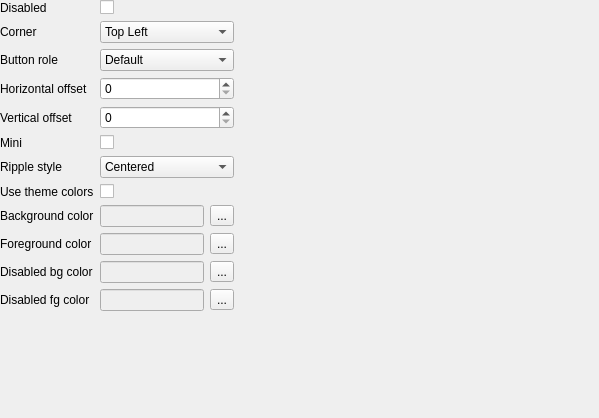
<?xml version="1.0" encoding="UTF-8"?>
<ui version="4.0">
    <class>FloatingActionButtonSettingsForm</class>
    <widget class="QWidget" name="FloatingActionButtonSettingsForm">
        <property name="geometry">
            <rect>
                <x>0</x>
                <y>0</y>
                <width>599</width>
                <height>418</height>
            </rect>
        </property>
        <property name="windowTitle">
            <string>Form</string>
        </property>
        <widget class="QWidget" name="formLayoutWidget">
            <property name="geometry">
                <rect>
                    <x>0</x>
                    <y>0</y>
                    <width>234</width>
                    <height>391</height>
                </rect>
            </property>
            <layout class="QFormLayout" name="formLayout">
                <property name="formAlignment">
                    <set>Qt::AlignLeading|Qt::AlignLeft|Qt::AlignTop</set>
                </property>
                <item row="0" column="0">
                    <widget class="QLabel" name="disabledLabel">
                        <property name="text">
                            <string>Disabled</string>
                        </property>
                    </widget>
                </item>
                <item row="0" column="1">
                    <widget class="QCheckBox" name="disabledCheckBox"/>
                </item>
                <item row="1" column="0">
                    <widget class="QLabel" name="cornerLabel">
                        <property name="text">
                            <string>Corner</string>
                        </property>
                    </widget>
                </item>
                <item row="1" column="1">
                    <widget class="QComboBox" name="cornerComboBox">
                        <item>
                            <property name="text">
                                <string>Top Left</string>
                            </property>
                        </item>
                        <item>
                            <property name="text">
                                <string>Top Right</string>
                            </property>
                        </item>
                        <item>
                            <property name="text">
                                <string>Bottom Left</string>
                            </property>
                        </item>
                        <item>
                            <property name="text">
                                <string>Bottom Right</string>
                            </property>
                        </item>
                    </widget>
                </item>
                <item row="2" column="0">
                    <widget class="QLabel" name="buttonRoleLabel">
                        <property name="text">
                            <string>Button role</string>
                        </property>
                    </widget>
                </item>
                <item row="2" column="1">
                    <widget class="QComboBox" name="buttonRoleComboBox">
                        <item>
                            <property name="text">
                                <string>Default</string>
                            </property>
                        </item>
                        <item>
                            <property name="text">
                                <string>Primary</string>
                            </property>
                        </item>
                        <item>
                            <property name="text">
                                <string>Secondary</string>
                            </property>
                        </item>
                    </widget>
                </item>
                <item row="3" column="0">
                    <widget class="QLabel" name="horizontalOffsetLabel">
                        <property name="text">
                            <string>Horizontal offset</string>
                        </property>
                    </widget>
                </item>
                <item row="3" column="1">
                    <widget class="QSpinBox" name="horizontalOffsetSpinBox"/>
                </item>
                <item row="4" column="0">
                    <widget class="QLabel" name="verticalOffsetLabel">
                        <property name="text">
                            <string>Vertical offset</string>
                        </property>
                    </widget>
                </item>
                <item row="4" column="1">
                    <widget class="QSpinBox" name="verticalOffsetSpinBox"/>
                </item>
                <item row="5" column="0">
                    <widget class="QLabel" name="miniLabel">
                        <property name="text">
                            <string>Mini</string>
                        </property>
                    </widget>
                </item>
                <item row="5" column="1">
                    <widget class="QCheckBox" name="miniCheckBox"/>
                </item>
                <item row="6" column="0">
                    <widget class="QLabel" name="rippleStyleLabel">
                        <property name="text">
                            <string>Ripple style</string>
                        </property>
                    </widget>
                </item>
                <item row="6" column="1">
                    <widget class="QComboBox" name="rippleStyleComboBox">
                        <item>
                            <property name="text">
                                <string>Centered</string>
                            </property>
                        </item>
                        <item>
                            <property name="text">
                                <string>Positioned</string>
                            </property>
                        </item>
                        <item>
                            <property name="text">
                                <string>No Ripple</string>
                            </property>
                        </item>
                    </widget>
                </item>
                <item row="7" column="0">
                    <widget class="QLabel" name="useThemeColorsLabel">
                        <property name="text">
                            <string>Use theme colors</string>
                        </property>
                    </widget>
                </item>
                <item row="7" column="1">
                    <widget class="QCheckBox" name="useThemeColorsCheckBox"/>
                </item>
                <item row="8" column="0">
                    <widget class="QLabel" name="backgroundColorLabel">
                        <property name="text">
                            <string>Background color</string>
                        </property>
                    </widget>
                </item>
                <item row="8" column="1">
                    <layout class="QHBoxLayout" name="horizontalLayout">
                        <item>
                            <widget class="QLineEdit" name="backgroundColorLineEdit">
                                <property name="enabled">
                                    <bool>false</bool>
                                </property>
                            </widget>
                        </item>
                        <item>
                            <widget class="QToolButton" name="backgroundColorToolButton">
                                <property name="text">
                                    <string>...</string>
                                </property>
                            </widget>
                        </item>
                    </layout>
                </item>
                <item row="9" column="0">
                    <widget class="QLabel" name="foregroundColorLabel">
                        <property name="text">
                            <string>Foreground color</string>
                        </property>
                    </widget>
                </item>
                <item row="10" column="0">
                    <widget class="QLabel" name="disabledBgColorLabel">
                        <property name="text">
                            <string>Disabled bg color</string>
                        </property>
                    </widget>
                </item>
                <item row="11" column="0">
                    <widget class="QLabel" name="disabledFgColorLabel">
                        <property name="text">
                            <string>Disabled fg color</string>
                        </property>
                    </widget>
                </item>
                <item row="9" column="1">
                    <layout class="QHBoxLayout" name="horizontalLayout_2">
                        <item>
                            <widget class="QLineEdit" name="foregroundColorLineEdit">
                                <property name="enabled">
                                    <bool>false</bool>
                                </property>
                            </widget>
                        </item>
                        <item>
                            <widget class="QToolButton" name="foregroundColorToolButton">
                                <property name="text">
                                    <string>...</string>
                                </property>
                            </widget>
                        </item>
                    </layout>
                </item>
                <item row="10" column="1">
                    <layout class="QHBoxLayout" name="horizontalLayout_3">
                        <item>
                            <widget class="QLineEdit" name="disabledBgColorLineEdit">
                                <property name="enabled">
                                    <bool>false</bool>
                                </property>
                            </widget>
                        </item>
                        <item>
                            <widget class="QToolButton" name="disabledBgColorToolButton">
                                <property name="text">
                                    <string>...</string>
                                </property>
                            </widget>
                        </item>
                    </layout>
                </item>
                <item row="11" column="1">
                    <layout class="QHBoxLayout" name="horizontalLayout_4">
                        <item>
                            <widget class="QLineEdit" name="disabledFgColorLineEdit">
                                <property name="enabled">
                                    <bool>false</bool>
                                </property>
                            </widget>
                        </item>
                        <item>
                            <widget class="QToolButton" name="disabledFgColorToolButton">
                                <property name="text">
                                    <string>...</string>
                                </property>
                            </widget>
                        </item>
                    </layout>
                </item>
            </layout>
        </widget>
    </widget>
    <resources/>
    <connections/>
</ui>
